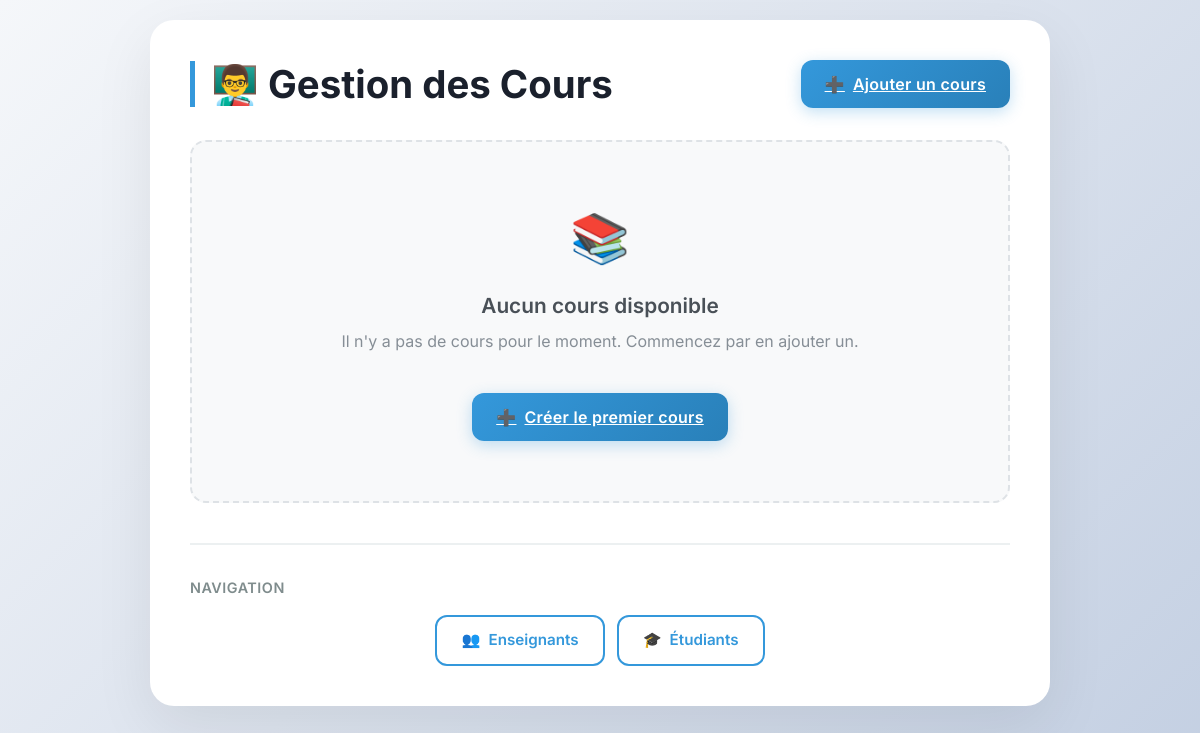
Before: /university/cours/ with the older database file.
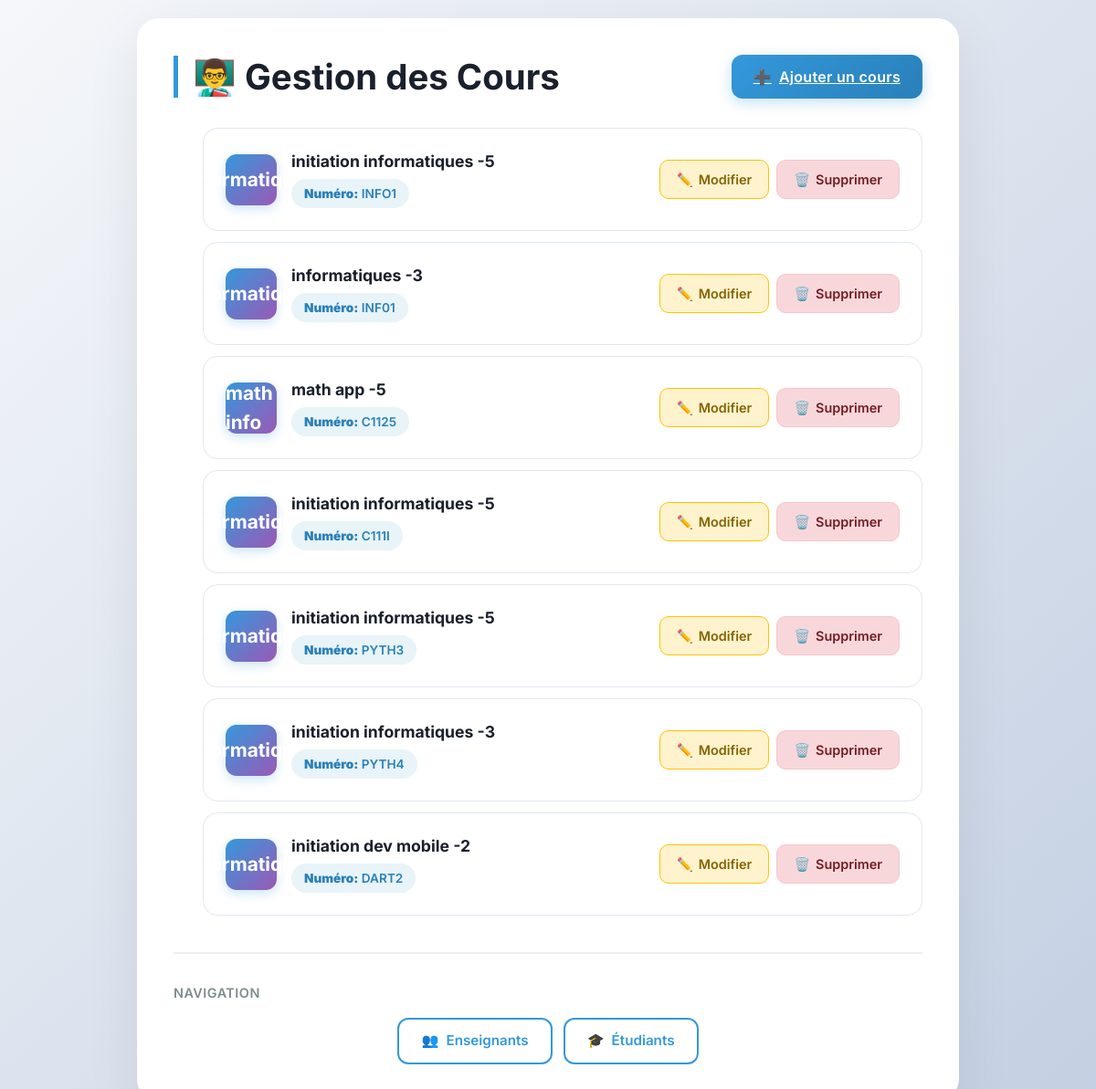
After: the same page with the newer database file.
### university/models.py (models this page shows, shortened)
class Cours(models.Model):
    idcours = models.AutoField(primary_key=True)
    code_cours = models.CharField(max_length=20, unique=True)
    intitule = models.CharField(max_length=200)
    description = models.TextField(blank=True)
    credit = models.PositiveSmallIntegerField()
    semestre = models.CharField(max_length=20)
    niveau = models.CharField(max_length=30)
    departement = models.CharField(max_length=50)
    prerequis = models.TextField(blank=True)
    enseignant = models.ForeignKey(
        Enseignant,
        on_delete=models.SET_NULL,
        null=True,
        related_name='cours'
    )

### university/views.py (the view)
# urls.py: path('cours/', views.CoursListView.as_view(), name='cour_list'),
class CoursListView(ListView):
    model = Cours
    template_name = 'university/cour_list.html'
    context_object_name = 'cours'

### university/templates/university/cour_list.html (shortened to what this page needs)
<!DOCTYPE html>
<html lang="fr">
<head>
    <link href="https://cdn.jsdelivr.net/npm/bootstrap@5.3.0-alpha1/dist/css/bootstrap.min.css" rel="stylesheet">
</head>
<body>
    <div class="container-custom">
        <div class="header-section">
            <h1>👨‍🏫 Gestion des Cours</h1>
            <a href="{% url 'university:cours_create' %}" class="btn-add">
                <span>➕</span>
                <span>Ajouter un cours</span>
            </a>
        </div>
        {% if cours %}
            <ul class="cours-list">
                {% for cour in cours %}
                    <li class="cours-card">
                        <div class="cours-info">
                            <div class="cours-avatar" aria-label="Initiales du cours">
                                {{ cour.departement }}
                            </div>
                            <div class="cours-details">
                                <span class="cours-nom">{{ cour.intitule }} -{{ cour.credit }}</span>
                                <div class="cours-meta">
                                    <span class="cours-badge numens">
                                        <strong>Numéro:</strong> {{ cour.code_cours }}
                                    </span>
                                </div>
                            </div>
                        </div>
                        <div class="btn-actions">
                            <a href="{% url 'university:cours_update' cour.pk %}"
                               class="btn-action btn-modifier"
                               title="Modifier ce cours"
                               aria-label="Modifier le cours {{ cour.nom }}">
                                ✏️ <span>Modifier</span>
                            </a>
                            <button class="btn-action btn-supprimer"
                                    onclick="confirmDelete('{% url 'university:cours_delete' cour.pk %}', '{{ cour.nom }}')"
                                    title="Supprimer ce cours"
                                    aria-label="Supprimer le cours {{ cour.nom }}">
                                🗑️ <span>Supprimer</span>
                            </button>
                        </div>
                    </li>
                {% endfor %}
            </ul>
        {% else %}
            <div class="empty-state">
                <div class="empty-icon">📚</div>
                <div class="empty-title">Aucun cours disponible</div>
                <p class="empty-text">Il n'y a pas de cours pour le moment. Commencez par en ajouter un.</p>
                <a href="{% url 'university:cours_create' %}" class="btn-add">
                    <span>➕</span>
                    <span>Créer le premier cours</span>
                </a>
            </div>
        {% endif %}
        <div class="nav-section">
            <div class="nav-title">Navigation</div>
            <div class="nav-links">
                <a href="{% url 'university:enseignant_list' %}"
                   class="nav-link"
                   title="Consulter la liste des enseignants">
                    <span>👥</span>
                    <span>Enseignants</span>
                </a>
                <a href="{% url 'university:etudiant_list' %}"
                   class="nav-link"
                   title="Consulter la liste des étudiants">
                    <span>🎓</span>
                    <span>Étudiants</span>
                </a>
            </div>
        </div>
    </div>
</body>
</html>

### university/templates/university/cour_list.html (style rules this page uses)
* { margin: 0; padding: 0; box-sizing: border-box; }
body { font-family: 'Inter', -apple-system, BlinkMacSystemFont, 'Segoe UI', sans-serif; background: linear-gradient(135deg, #f5f7fa 0%, #c3cfe2 100%); min-height: 100vh; padding: 20px; }
.container-custom { max-width: 900px; margin: 0 auto; background: white; border-radius: 24px; box-shadow: 0 20px 60px rgba(0, 0, 0, 0.08); padding: 40px; animation: fadeIn 0.3s ease-in; }
.header-section { display: flex; justify-content: space-between; align-items: center; margin-bottom: 32px; flex-wrap: wrap; gap: 20px; }
h1 { font-weight: 700; color: #1a202c; font-size: clamp(1.8rem, 5vw, 2.4rem); border-left: 5px solid #3498db; padding-left: 16px; margin: 0; }
.btn-add { background: linear-gradient(135deg, #3498db, #2980b9); border: none; border-radius: 12px; padding: 12px 24px; font-weight: 600; letter-spacing: 0.3px; box-shadow: 0 4px 15px rgba(52, 152, 219, 0.3); transition: all 0.3s cubic-bezier(0.4, 0, 0.2, 1); color: white; display: inline-flex; align-items: center; gap: 8px; font-size: 1rem; white-space: nowrap; }
.cours-list { list-style: none; margin-bottom: 32px; }
.cours-card { background: white; border: 1px solid #e2e8f0; border-radius: 16px; padding: 24px; margin-bottom: 12px; transition: all 0.3s cubic-bezier(0.4, 0, 0.2, 1); display: flex; align-items: center; justify-content: space-between; flex-wrap: wrap; gap: 20px; }
.cours-info { display: flex; align-items: center; gap: 16px; flex: 1; min-width: 250px; }
.cours-avatar { width: 56px; height: 56px; background: linear-gradient(135deg, #3498db, #9b59b6); border-radius: 12px; display: flex; align-items: center; justify-content: center; color: white; font-weight: 700; font-size: 1.3rem; box-shadow: 0 4px 12px rgba(52, 152, 219, 0.25); flex-shrink: 0; }
.cours-details { display: flex; flex-direction: column; gap: 6px; flex: 1; }
.cours-nom { font-weight: 700; font-size: 1.1rem; color: #1a202c; line-height: 1.4; }
.cours-meta { display: flex; gap: 12px; flex-wrap: wrap; align-items: center; }
.cours-badge { background: #ecf0f1; padding: 6px 14px; border-radius: 20px; font-size: 0.85rem; color: #555; font-weight: 500; display: inline-block; }
.cours-badge.numens { background: #e8f4f8; color: #2980b9; font-weight: 600; }
.btn-actions { display: flex; gap: 8px; flex-wrap: wrap; }
.btn-action { border: none; border-radius: 10px; padding: 10px 18px; font-weight: 600; font-size: 0.9rem; cursor: pointer; transition: all 0.3s; text-decoration: none; display: inline-flex; align-items: center; gap: 6px; white-space: nowrap; }
.btn-modifier { background: #fff3cd; color: #856404; border: 1px solid #ffc107; }
.btn-supprimer { background: #f8d7da; color: #721c24; border: 1px solid #f5c6cb; }
.nav-section { margin-top: 40px; padding-top: 32px; border-top: 2px solid #ecf0f1; }
.nav-title { font-size: 0.9rem; font-weight: 600; color: #7f8c8d; text-transform: uppercase; letter-spacing: 0.5px; margin-bottom: 16px; }
.nav-links { display: flex; gap: 12px; flex-wrap: wrap; justify-content: center; }
.nav-link { background: white; color: #3498db; border: 2px solid #3498db; border-radius: 12px; padding: 12px 24px; font-weight: 600; text-decoration: none; transition: all 0.3s; display: inline-flex; align-items: center; gap: 8px; font-size: 0.95rem; }

Changed rows visible on the page:
added Cours: departement "informatiques", intitule "initiation informatiques", credit "5", code_cours "INFO1"
added Cours: departement "informatiques", intitule "informatiques", credit "3", code_cours "INF01"
added Cours: departement "math info", intitule "math app", credit "5", code_cours "C1125"
added Cours: departement "informatiques", intitule "initiation informatiques", credit "5", code_cours "C111I"
added Cours: departement "informatiques", intitule "initiation informatiques", credit "5", code_cours "PYTH3"
added Cours: departement "informatiques", intitule "initiation informatiques", credit "3", code_cours "PYTH4"
added Cours: departement "informatiques", intitule "initiation dev mobile", credit "2", code_cours "DART2"
Other visible differences:
text no longer shown: "📚 Aucun cours disponible Il n'y a pas de cours pour le moment. Commencez par en ajouter un. ➕ Créer le premier cours"
